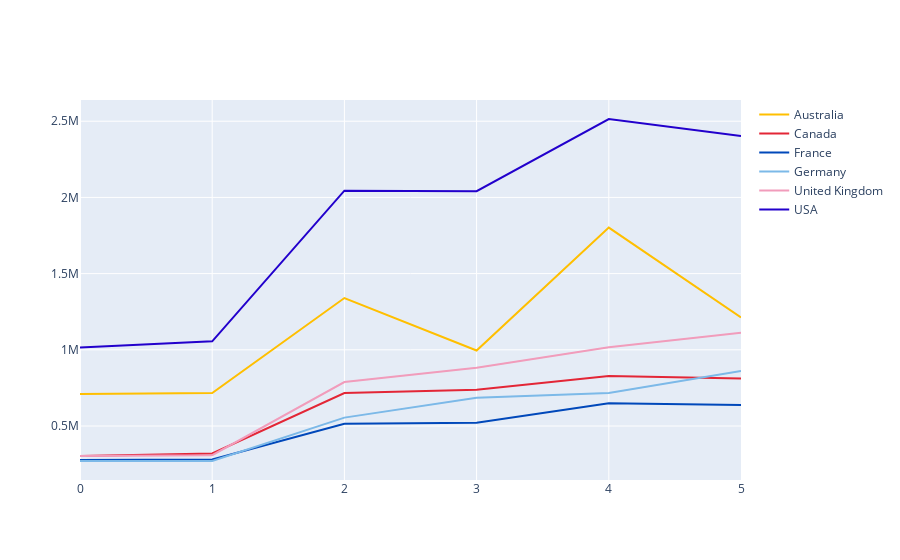

Notebook code for this chart:
### Code cell
fig = go.Figure()
fig.add_trace(go.Scatter(y=cont.Australia,mode='lines',name='Australia',line=dict(color="#FFBF00")))
fig.add_trace(go.Scatter(y=cont.Canada,mode='lines',name='Canada',line=dict(color="#E32636")))
fig.add_trace(go.Scatter(y=cont.France,mode='lines',name='France',line=dict(color="#0048BA")))
fig.add_trace(go.Scatter(y=cont.Germany,mode='lines',name='Germany',line=dict(color="#7CB9E8")))
fig.add_trace(go.Scatter(y=cont['United Kingdom'],mode='lines',name='United Kingdom',line=dict(color="#F19CBB")))
fig.add_trace(go.Scatter(y=cont['United States'],mode='lines',name='USA',line=dict(color="#2200CC")))

### Figure 1 — Plotly figure (JSON) as saved in the notebook; plotly's stock layout.template omitted (floating-point values rounded to 4 significant figures)
{"data": [{"line": {"color": "#FFBF00"}, "mode": "lines", "name": "Australia", "type": "scatter", "y": [710466, 716091, 1339820, 995473, 1802346, 1211834]}, {"line": {"color": "#E32636"}, "mode": "lines", "name": "Canada", "type": "scatter", "y": [303494, 319965, 716152, 738136, 828380, 811169]}, {"line": {"color": "#0048BA"}, "mode": "lines", "name": "France", "type": "scatter", "y": [277373, 279851, 514857, 521699, 649297, 637205]}, {"line": {"color": "#7CB9E8"}, "mode": "lines", "name": "Germany", "type": "scatter", "y": [270488, 271280, 555178, 685189, 716502, 861358]}, {"line": {"color": "#F19CBB"}, "mode": "lines", "name": "United Kingdom", "type": "scatter", "y": [303817, 308917, 788831, 882699, 1017427, 1112162]}, {"line": {"color": "#2200CC"}, "mode": "lines", "name": "USA", "type": "scatter", "y": [1015663, 1055889, 2044370, 2040891, 2514611, 2402220]}], "layout": {}}
